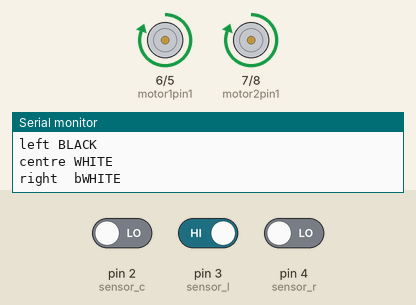
Recording of a sketch running on a simulated Arduino Uno, built with avr-gcc and run on an emulated ATmega328P. On the bench: motor-driver pin pairs drawn as motors (green arrow = first pin HIGH = forward, orange = second pin HIGH = backward, longer = more drive), the last lines printed to the serial monitor. The inputs (shaded band) are chosen by the test bench; at power-on: pin 2 (sensor_c) LOW, pin 3 (sensor_l) HIGH, pin 4 (sensor_r) LOW.

Above: at 3.4 s.
3.5 s: pin 2 (sensor_c) driven HIGH
At 7.3 s:
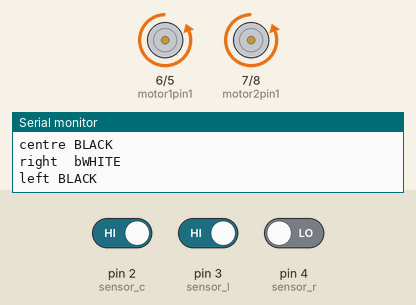
8.1 s: pin 3 (sensor_l) driven LOW
12.7 s: pin 4 (sensor_r) driven HIGH
Timing chart, 0 to 23.1 s (numbered marks = the images above; inputs shaded):
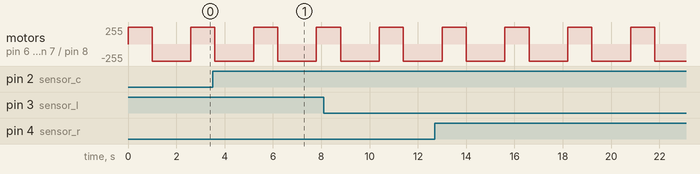

Measured:
- by itself, motor on pin 6 (motor1pin1) / pin 5 (motor1pin2), motor on pin 7 (motor2pin1) / pin 8 (motor2pin2): alternates forward 255/255 for 1.0 s and backward 255/255 for 1.6 s

The sketch:

ir_sensor_with_serial__digital_.ino
```cpp
int sensor_l =3;//sensor signal pin is connected to pin2.
int sensor_c =2;
int sensor_r =4;
int A,B,C;
int motor1pin1 = 6;
int motor1pin2 = 5;
int motor2pin1 = 7;
int motor2pin2 = 8;

void setup() {
  pinMode(sensor_l , INPUT);//sensor signal pin declared as INPUT
  pinMode(sensor_c , INPUT);
  pinMode(sensor_r , INPUT);

  pinMode(motor1pin1, OUTPUT);
  pinMode(motor1pin2, OUTPUT);
  pinMode(motor2pin1, OUTPUT);
  pinMode(motor2pin2, OUTPUT);

  Serial.begin(9600);
}

void loop() {
A=digitalRead(3);
B=digitalRead(2);
C=digitalRead(4);

  digitalWrite(motor1pin1, HIGH);
  digitalWrite(motor1pin2, LOW);

  digitalWrite(motor2pin1, HIGH);
  digitalWrite(motor2pin2, LOW);
  delay(1000);

  digitalWrite(motor1pin1, LOW);
  digitalWrite(motor1pin2, HIGH);

  digitalWrite(motor2pin1, LOW);
  digitalWrite(motor2pin2, HIGH);
  delay(1000);

int left = digitalRead(sensor_l);//reading Sensor signal pin
int centre = digitalRead(sensor_c);
int right = digitalRead(sensor_r);

  {if(left == 1){
   Serial.println("left BLACK");
   delay(200);
  }
  else if(left == 0){
   Serial.println("left WHITE");
   delay(200);
  }
  }
{
  if(centre == 1){
   Serial.println("centre BLACK");
   delay(200);
  }
  else if(centre == 0){
   Serial.println("centre WHITE");
   delay(200);
  }
}
{
  if(right == 1){
   Serial.println("right BLACK");
   delay(200);
  }
  else if(right == 0){
   Serial.println("right  bWHITE");
   delay(200);
  }
}
if(A==0 && B==0 && C==0)
{digitalWrite(11,0);
digitalWrite(12,0);
}
else if(A==1 && B==1 && C==1)
{digitalWrite(11,1);
digitalWrite(12,1);
}
else if(A==0    && B==1 && C==1)
{digitalWrite(11,0);
digitalWrite(12,1);
}
else if(A==1 && B==1 && C==0 )
{digitalWrite(11,1);
digitalWrite(12,0);
}
else if(A==0 && B==0 && C==1 )
{digitalWrite(11,0);
digitalWrite(12,1);
}
else if(A==1 && B==0 && C==0)
{digitalWrite(11,0);
digitalWrite(12,1);
}
else if(A==0 && B==1 && C==0)
{digitalWrite(11,1);
digitalWrite(12,1);
}
}
```
